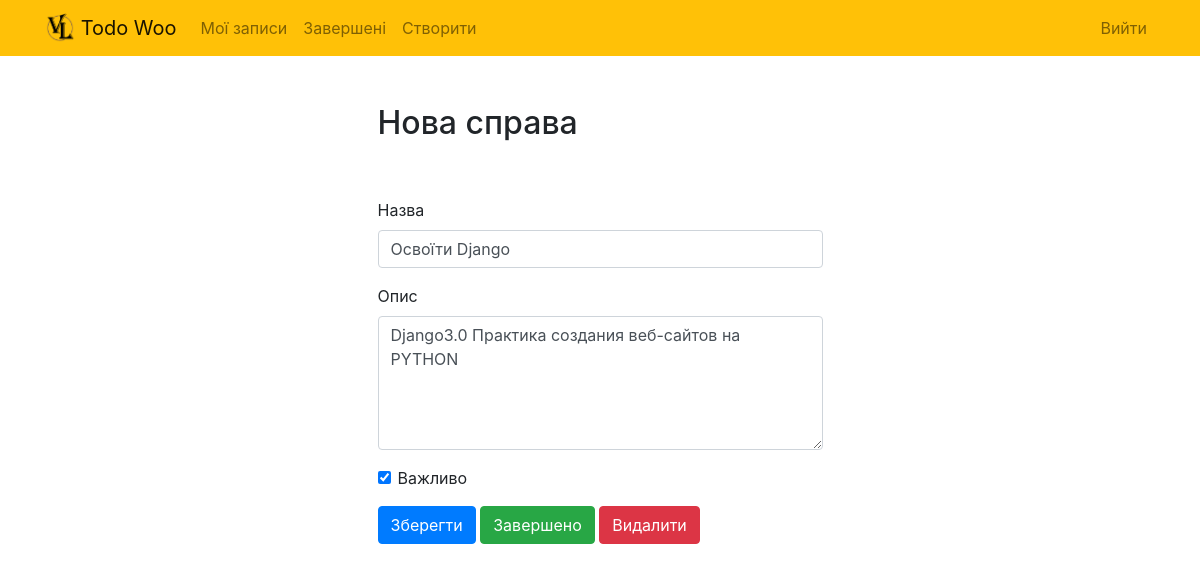
Page /todo/15 (signed in) on the committed database.
### todo/models.py (models this page shows, shortened)
class Todo(models.Model):
    title = models.CharField(max_length=100)
    memo = models.TextField(blank=True)
    created = models.DateTimeField(auto_now_add=True)
    datecomleted = models.DateTimeField(null=True, blank=True)
    important = models.BooleanField(default=False)
    user = models.ForeignKey(User, on_delete=models.CASCADE)

### todo/views.py (the view, shortened to what this page needs)
# urls.py: path('todo/<int:todo_pk>', views.viewtodo, name= 'viewtodo'),
@login_required
def viewtodo(request,todo_pk):
    todo = get_object_or_404(Todo, pk=todo_pk, user=request.user)
    if request.method == 'GET':
        form = TodoForm(instance=todo)
        return render(request, 'todo/viewtodo.html', {'todo':todo, 'form':form})

### todo/forms.py
class TodoForm(ModelForm):
    class Meta:
        model =  Todo
        fields = ['title', 'memo', 'important']

### todo/templates/todo/viewtodo.html (shortened to what this page needs)
{% extends "todo/base.html" %}
{% block content %}
    <div class="row justify-content-center mt-5">
        <div class="col-md-5">
            <h2>Нова справа</h2>
        </div>
    </div>
    <div class="row justify-content-center mt-5">
        <div class="col-md-5">
            <form method="POST">
                <div class="form-group">
                    <label for="title">Назва</label>
                    <input type="text" name="title" class="form-control" id="title" value="{{ todo.title }}" required>
                </div>
                <div class="form-group">
                    <label for="memo">Опис</label>
                    <textarea name="memo" rows="5" class="form-control" id="memo" >{{ todo.memo }}</textarea>
                </div>
                <div class="form-group form-check">
                    <input type="checkbox" name="important" class="form-check-input" id="important" {% if todo.important %}checked{% endif %}>
                    <label class="form-check-label" for="important">Важливо</label>
                </div>
                <button type="submit" class="btn btn-primary">Зберегти</button>
                <button type="button" class="btn btn-success" onclick="$('#complete').click()">Завершено</button>
                <button type="button" class="btn btn-danger" onclick="$('#delete').click()">Видалити</button>
            </form>
        </div>
    </div>
{% endblock %}

### rows in the picture
Todo: title "Освоїти Django", memo "Django3.0 Практика создания веб-сайтов на PYTHON", important "☑"
